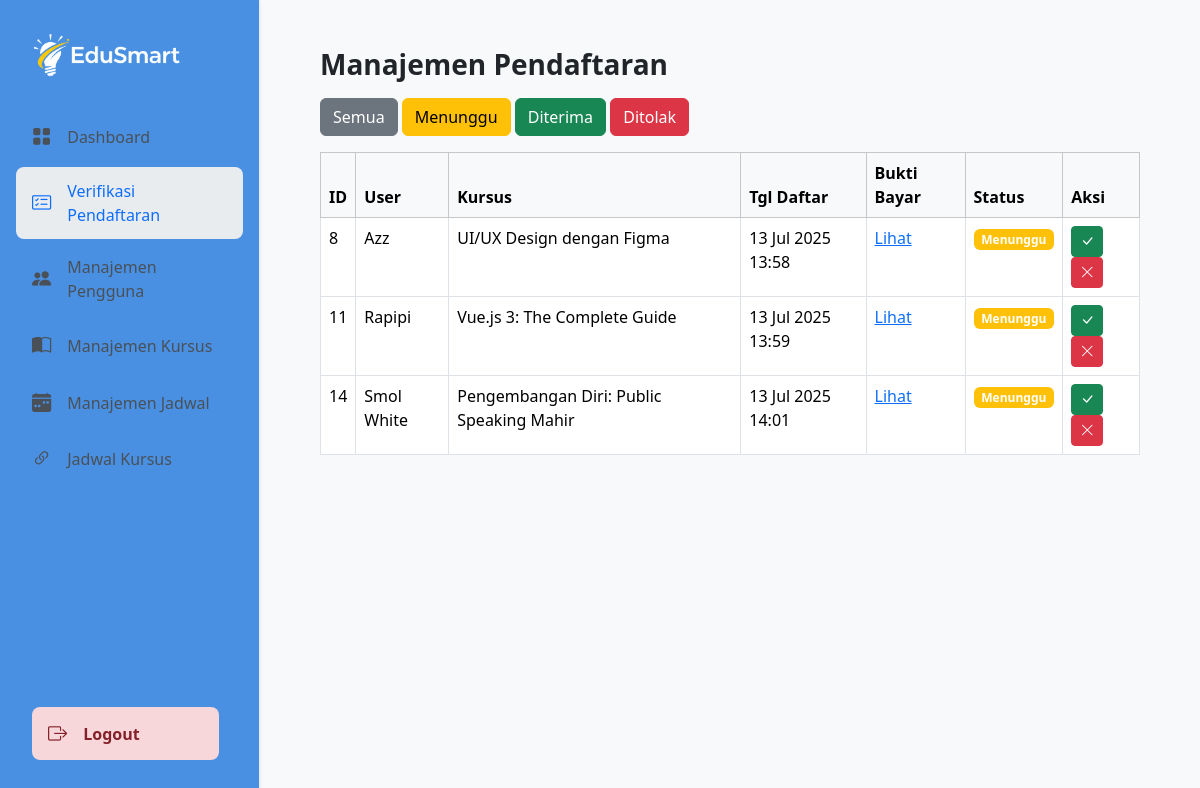
Page /admin/index.php?page=registrations (signed in) on the committed database.
### tables this page shows
CREATE TABLE `farhan_pendaftaran` (
  `id` int(11) NOT NULL,
  `user_id` int(11) NOT NULL,
  `kursus_jadwal_id` int(11) NOT NULL,
  `tanggal_daftar` datetime NOT NULL,
  `bukti_pembayaran` varchar(255) NOT NULL,
  `status_pendaftaran` enum('Menunggu','Diterima','Ditolak') NOT NULL
);

CREATE TABLE `farhan_user` (
  `id` int(11) NOT NULL,
  `nama` varchar(100) NOT NULL,
  `email` varchar(100) NOT NULL,
  `password` varchar(255) NOT NULL,
  `no_hp` varchar(20) NOT NULL,
  `foto_profil` varchar(255) DEFAULT NULL,
  `akun_dibuat` datetime NOT NULL
);

CREATE TABLE `farhan_kursus` (
  `id` int(11) NOT NULL,
  `nama_kursus` varchar(100) NOT NULL,
  `deskripsi` text NOT NULL,
  `harga` int(11) NOT NULL,
  `level` enum('Beginner','Intermediate','Advance') NOT NULL,
  `durasi` varchar(50) NOT NULL,
  `gambar` text DEFAULT NULL
);

### admin/pages/registrations.php (the view)
<?php
$status_filter = $_GET['status'] ?? 'Menunggu';
$sql = "SELECT p.id, u.nama AS nama_user, k.nama_kursus, p.tanggal_daftar, p.bukti_pembayaran, p.status_pendaftaran
        FROM farhan_pendaftaran p
        JOIN farhan_user u ON p.user_id = u.id
        JOIN farhan_kursus_jadwal kj ON p.kursus_jadwal_id = kj.id
        JOIN farhan_kursus k ON kj.kursus_id = k.id";
$params = [];
$types = '';
if ($status_filter !== 'Semua') {
    $sql .= " WHERE p.status_pendaftaran = ?";
    $params[] = $status_filter;
    $types .= 's';
}
$sql .= " ORDER BY p.id";
$stmt = $koneksi->prepare($sql);
if (!empty($params)) {
    $stmt->bind_param($types, ...$params);
}
$stmt->execute();
$registrations = $stmt->get_result();
?>
<div class="container-fluid">
    <h3 class="fw-bold">Manajemen Pendaftaran</h3>
    <div class="my-3">
        <a href="?page=registrations&status=Semua" class="btn btn-secondary">Semua</a>
        <a href="?page=registrations&status=Menunggu" class="btn btn-warning">Menunggu</a>
        <a href="?page=registrations&status=Diterima" class="btn btn-success">Diterima</a>
        <a href="?page=registrations&status=Ditolak" class="btn btn-danger">Ditolak</a>
    </div>
    <div class="table-responsive">
        <table class="table table-bordered table-hover">
            <thead class="table-light">
                <tr>
                    <th>ID</th>
                    <th>User</th>
                    <th>Kursus</th>
                    <th>Tgl Daftar</th>
                    <th>Bukti Bayar</th>
                    <th>Status</th>
                    <th>Aksi</th>
                </tr>
            </thead>
            <tbody>
            <?php if ($registrations->num_rows > 0): ?>
                <?php while($reg = $registrations->fetch_assoc()): ?>
                <tr>
                    <td><?php echo $reg['id']; ?></td>
                    <td><?php echo htmlspecialchars($reg['nama_user']); ?></td>
                    <td><?php echo htmlspecialchars($reg['nama_kursus']); ?></td>
                    <td><?php echo date('d M Y H:i', strtotime($reg['tanggal_daftar'])); ?></td>
                    <td><a href="../uploads/pembayaran/<?php echo $reg['bukti_pembayaran']; ?>" target="_blank">Lihat</a></td>
                    <td><span class="badge bg-<?php echo strtolower($reg['status_pendaftaran']) == 'diterima' ? 'success' : (strtolower($reg['status_pendaftaran']) == 'menunggu' ? 'warning' : 'danger'); ?>"><?php echo $reg['status_pendaftaran']; ?></span></td>
                    <td>
                        <?php if($reg['status_pendaftaran'] == 'Menunggu'): ?>
                        <a href="actions/update_registration.php?id=<?php echo $reg['id']; ?>&status=Diterima" class="btn btn-sm btn-success" onclick="return confirm('Terima pendaftaran ini?')"><i class="bi bi-check-lg"></i></a>
                        <a href="actions/update_registration.php?id=<?php echo $reg['id']; ?>&status=Ditolak" class="btn btn-sm btn-danger" onclick="return confirm('Tolak pendaftaran ini?')"><i class="bi bi-x-lg"></i></a>
                        <?php endif; ?>
                    </td>
                </tr>
                <?php endwhile; ?>
            <?php else: ?>
                <tr><td colspan="7" class="text-center">Tidak ada data untuk status ini.</td></tr>
            <?php endif; ?>
            </tbody>
        </table>
    </div>
</div>

### assets/css/admin-style.css (style rules this page uses)
:root { --brand-secondary: #ff6825; }
body { background-color: #f8f9fa; }

### rows in the picture
farhan_pendaftaran: id "8", user.nama "Azz", farhan_kursus.nama_kursus "UI/UX Design dengan Figma", tanggal_daftar "13 Jul 2025 13:58", status_pendaftaran "Menunggu"
farhan_pendaftaran: id "11", user.nama "Rapipi", farhan_kursus.nama_kursus "Vue.js 3: The Complete Guide", tanggal_daftar "13 Jul 2025 13:59", status_pendaftaran "Menunggu"
farhan_pendaftaran: id "14", user.nama "Smol White", farhan_kursus.nama_kursus "Pengembangan Diri: Public Speaking Mahir", tanggal_daftar "13 Jul 2025 14:01", status_pendaftaran "Menunggu"
